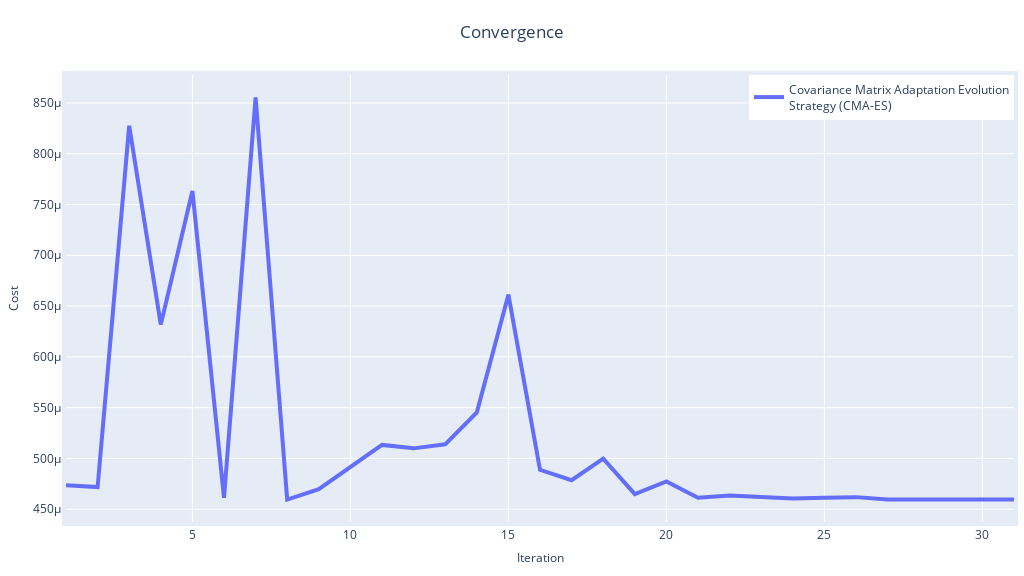
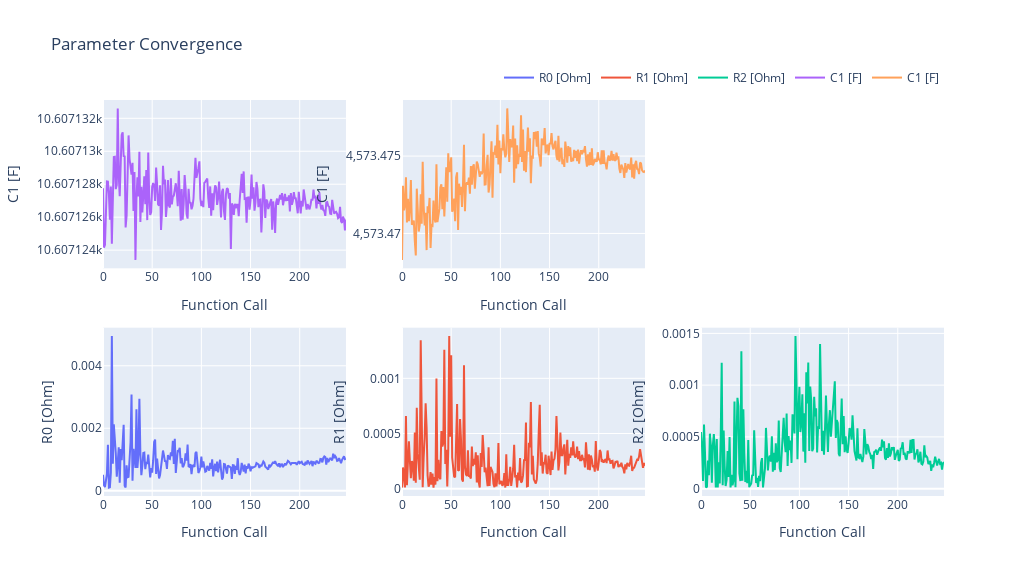

The notebook cell these images were saved under, in order:
### Markdown cell above
### Convergence and Parameter Trajectories

To assess the optimisation process, we can plot the convergence of the cost function and the trajectories of the parameters:

### Code cell
pybop.plot_convergence(optim)
pybop.plot_parameters(optim);

### Figure 1 — Plotly figure (JSON) as saved in the notebook; plotly's stock layout.template omitted (floating-point values rounded to 4 significant figures)
{"data": [{"line": {"width": 4}, "mode": "lines", "name": "Covariance Matrix Adaptation Evolution<br>Strategy (CMA-ES)", "type": "scatter", "x": [1, 2, 3, 4, 5, 6, 7, 8, 9, 10, 11, 12, 13, 14, 15, 16, 17, 18, 19, 20, 21, 22, 23, 24, 25, 26, 27, 28, 29, 30, 31], "y": [0.0004736, 0.0004717, 0.0008276, 0.0006317, 0.0007632, 0.0004613, 0.0008555, 0.0004594, 0.0004697, 0.0004921, 0.0005133, 0.0005099, 0.0005139, 0.0005452, 0.0006612, 0.0004888, 0.0004786, 0.0004997, 0.0004649, 0.0004774, 0.0004613, 0.0004634, 0.000462, 0.0004606, 0.0004612, 0.0004619, 0.0004597, 0.0004596, 0.0004596, 0.0004599, 0.0004596]}], "layout": {"autosize": false, "height": 576, "legend": {"font": {"size": 12}, "x": 1, "xanchor": "right", "y": 1, "yanchor": "top"}, "margin": {"b": 10, "l": 10, "pad": 4, "r": 10, "t": 75}, "showlegend": true, "title": {"text": "Convergence", "x": 0.5}, "width": 1024, "xaxis": {"autorange": true, "range": [1, 31], "tickfont": {"size": 12}, "title": {"font": {"size": 12}, "text": "Iteration"}, "type": "linear"}, "yaxis": {"autorange": true, "range": [0.0004374, 0.0008775], "tickfont": {"size": 12}, "title": {"font": {"size": 12}, "text": "Cost"}, "type": "linear"}}}

### Figure 2 — Plotly figure (JSON) as saved in the notebook; plotly's stock layout.template omitted (floating-point values rounded to 4 significant figures; data arrays with more than 128 entries replaced by an {"elided": "..."} marker saying what was removed)
{"data": [{"name": "R0 [Ohm]", "type": "scatter", "x": {"elided": "248 int values"}, "xaxis": "x", "y": {"elided": "248 float values"}, "yaxis": "y"}, {"name": "R1 [Ohm]", "type": "scatter", "x": {"elided": "248 int values"}, "xaxis": "x2", "y": {"elided": "248 float values"}, "yaxis": "y2"}, {"name": "R2 [Ohm]", "type": "scatter", "x": {"elided": "248 int values"}, "xaxis": "x3", "y": {"elided": "248 float values"}, "yaxis": "y3"}, {"name": "C1 [F]", "type": "scatter", "x": {"elided": "248 int values"}, "xaxis": "x4", "y": {"elided": "248 float values"}, "yaxis": "y4"}, {"name": "C1 [F]", "type": "scatter", "x": {"elided": "248 int values"}, "xaxis": "x5", "y": {"elided": "248 float values"}, "yaxis": "y5"}], "layout": {"height": 576, "legend": {"orientation": "h", "x": 1, "xanchor": "right", "y": 1.02, "yanchor": "bottom"}, "title": {"text": "Parameter Convergence"}, "width": 1024, "xaxis": {"anchor": "y", "autorange": true, "domain": [0, 0.2889], "range": [0, 247], "title": {"text": "Function Call"}, "type": "linear"}, "xaxis2": {"anchor": "y2", "autorange": true, "domain": [0.3556, 0.6444], "range": [0, 247], "title": {"text": "Function Call"}, "type": "linear"}, "xaxis3": {"anchor": "y3", "autorange": true, "domain": [0.7111, 1], "range": [0, 247], "title": {"text": "Function Call"}, "type": "linear"}, "xaxis4": {"anchor": "y4", "autorange": true, "domain": [0, 0.2889], "range": [0, 247], "title": {"text": "Function Call"}, "type": "linear"}, "xaxis5": {"anchor": "y5", "autorange": true, "domain": [0.3556, 0.6444], "range": [0, 247], "title": {"text": "Function Call"}, "type": "linear"}, "xaxis6": {"anchor": "y6", "domain": [0.7111, 1]}, "yaxis": {"anchor": "x", "autorange": true, "domain": [0, 0.425], "range": [-0.0001694, 0.005219], "title": {"text": "R0 [Ohm]"}, "type": "linear"}, "yaxis2": {"anchor": "x2", "autorange": true, "domain": [0, 0.425], "range": [-6.613e-05, 0.001459], "title": {"text": "R1 [Ohm]"}, "type": "linear"}, "yaxis3": {"anchor": "x3", "autorange": true, "domain": [0, 0.425], "range": [-7.118e-05, 0.001555], "title": {"text": "R2 [Ohm]"}, "type": "linear"}, "yaxis4": {"anchor": "x4", "autorange": true, "domain": [0.575, 1], "range": [10610.0, 10610.0], "title": {"text": "C1 [F]"}, "type": "linear"}, "yaxis5": {"anchor": "x5", "autorange": true, "domain": [0.575, 1], "range": [4573.0, 4573.0], "title": {"text": "C1 [F]"}, "type": "linear"}, "yaxis6": {"anchor": "x6", "domain": [0.575, 1]}}}
